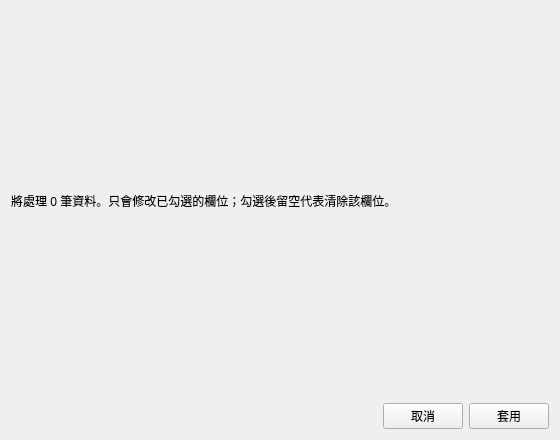
<?xml version="1.0" encoding="UTF-8"?>
<ui version="4.0">
 <class>batchCustomerCustomValuesDialogContent</class>
 <widget class="QWidget" name="batchCustomerCustomValuesDialogContent">
  <property name="geometry">
   <rect>
    <x>0</x>
    <y>0</y>
    <width>560</width>
    <height>440</height>
   </rect>
  </property>
  <property name="windowTitle">
   <string>批量設定自訂欄位</string>
  </property>
  <property name="dialogSize" stdset="0">
   <size>
    <width>560</width>
    <height>440</height>
   </size>
  </property>
  <layout class="QVBoxLayout" name="batchCustomerCustomValuesLayout" stretch="0,1,0">
   <property name="spacing">
    <number>6</number>
   </property>
   <property name="leftMargin">
    <number>11</number>
   </property>
   <property name="topMargin">
    <number>11</number>
   </property>
   <property name="rightMargin">
    <number>11</number>
   </property>
   <property name="bottomMargin">
    <number>11</number>
   </property>
   <item>
    <widget class="QLabel" name="titleLabel">
     <property name="text">
      <string>將處理 0 筆資料。只會修改已勾選的欄位；勾選後留空代表清除該欄位。</string>
     </property>
     <property name="wordWrap">
      <bool>true</bool>
     </property>
    </widget>
   </item>
   <item>
    <widget class="QWidget" name="customFieldsContainer" native="true">
     <property name="sizePolicy">
      <sizepolicy hsizetype="Preferred" vsizetype="Maximum">
       <horstretch>0</horstretch>
       <verstretch>0</verstretch>
      </sizepolicy>
     </property>
     <layout class="QGridLayout" name="customFieldsGrid" columnstretch="0,1">
      <property name="horizontalSpacing">
       <number>6</number>
      </property>
      <property name="verticalSpacing">
       <number>6</number>
      </property>
      <property name="leftMargin">
       <number>0</number>
      </property>
      <property name="topMargin">
       <number>0</number>
      </property>
      <property name="rightMargin">
       <number>0</number>
      </property>
      <property name="bottomMargin">
       <number>0</number>
      </property>
     </layout>
    </widget>
   </item>
   <item>
    <layout class="QHBoxLayout" name="buttonRow" stretch="1,0,0">
     <property name="spacing">
      <number>6</number>
     </property>
     <property name="leftMargin">
      <number>0</number>
     </property>
     <property name="topMargin">
      <number>0</number>
     </property>
     <property name="rightMargin">
      <number>0</number>
     </property>
     <property name="bottomMargin">
      <number>0</number>
     </property>
     <item>
      <spacer name="buttonRowSpacer">
       <property name="orientation">
        <enum>Qt::Horizontal</enum>
       </property>
       <property name="sizeHint" stdset="0">
        <size>
         <width>0</width>
         <height>0</height>
        </size>
       </property>
      </spacer>
     </item>
     <item>
      <widget class="PushButton" name="cancelButton">
       <property name="text">
        <string>取消</string>
       </property>
      </widget>
     </item>
     <item>
      <widget class="PrimaryPushButton" name="applyButton">
       <property name="text">
        <string>套用</string>
       </property>
      </widget>
     </item>
    </layout>
   </item>
  </layout>
 </widget>
 <customwidgets>
 <customwidget>
  <class>PrimaryPushButton</class>
  <extends>QPushButton</extends>
  <header>qfluentwidgets</header>
 </customwidget>
 <customwidget>
  <class>PushButton</class>
  <extends>QPushButton</extends>
  <header>qfluentwidgets</header>
 </customwidget>
 </customwidgets>
 <resources />
 <connections />
</ui>
